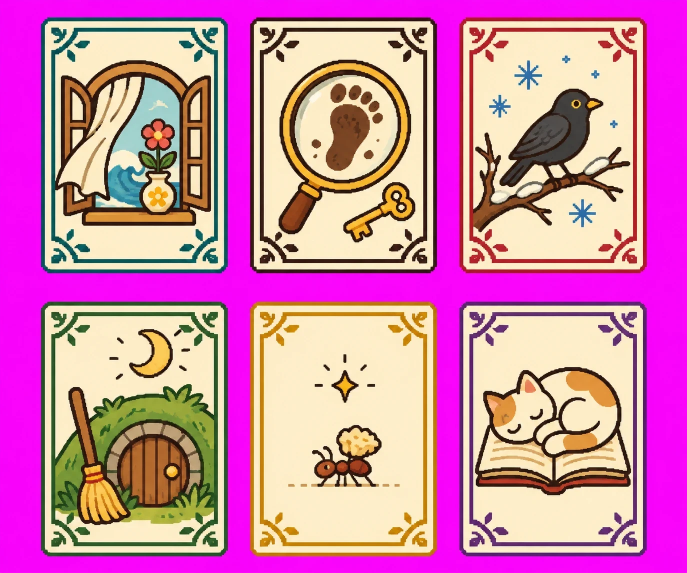
#> input picture books/covers_sheet2.png, 1374 x 1145 px (shown at 1/2 size)
$ python covers_cut.py
#> lines starting #> are read from the running program, lines starting #| are printed output that depends on the picture; after the words box and inside, x2 and y2 are one past the last pixel; in counts of white or black regions, pixels touching at a corner belong together
#!/usr/bin/env python3
"""Cuts Jackie's second sheet of book covers (books/covers_sheet2.png, Nov 27: the five new books and a cat for the Cats book) into
one picture per book, 42 x 60 pixels and 24 colours each, the same as the first twelve. Each cover is found as one of the six
shapes on the magenta sheet, in reading order. Any magenta left at a rounded corner takes the cover's own border colour.
Run: python3 tools/covers_cut.py"""
import os
import numpy as np,scipy.ndimage as nd
from PIL import Image
ROOT=os.path.dirname(os.path.dirname(os.path.abspath(__file__)));B=os.path.join(ROOT,'books')
NAMES=['moderns','detective','poems','odd','small','riddles']
def main():
    a=np.asarray(Image.open(os.path.join(B,'covers_sheet2.png')).convert('RGB')).astype(int);r,g,b=a[...,0],a[...,1],a[...,2]
#> after `r, g, b = (a[..., 0], a[..., 1], a[..., 2])`:
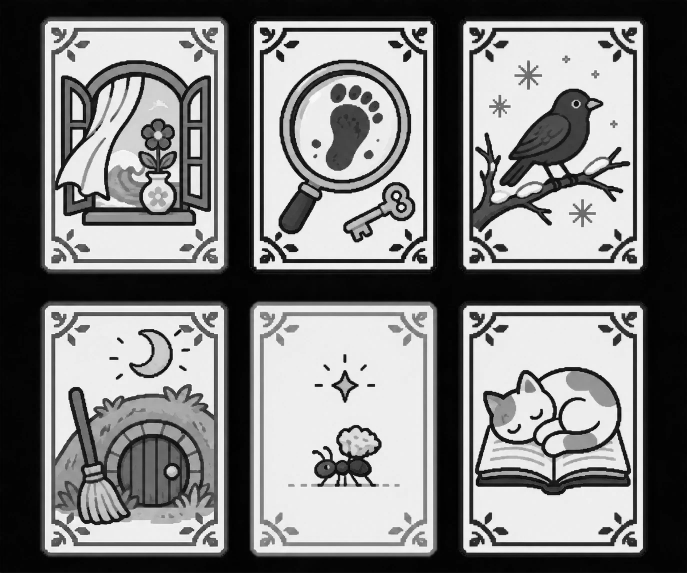
#> g: shape (1145, 1374) int64 (shown at 1/2 size); min 0, max 255, mean 129
#> after `r, g, b = (a[..., 0], a[..., 1], a[..., 2])`:
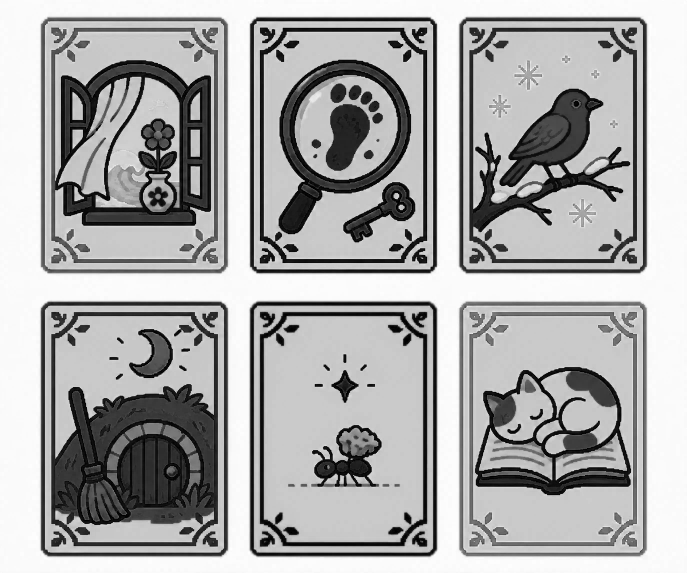
#> b: shape (1145, 1374) int64 (shown at 1/2 size); min 0, max 255, mean 171.1
    bg=(r>190)&(b>190)&(g<110);lab,n=nd.label(nd.binary_closing(~bg,iterations=2));sl=[s for i,s in enumerate(nd.find_objects(lab),1) if (lab[s]==i).sum()>40000]
#> after `bg = (r > 190) & (b > 190) & (g < 110)`:
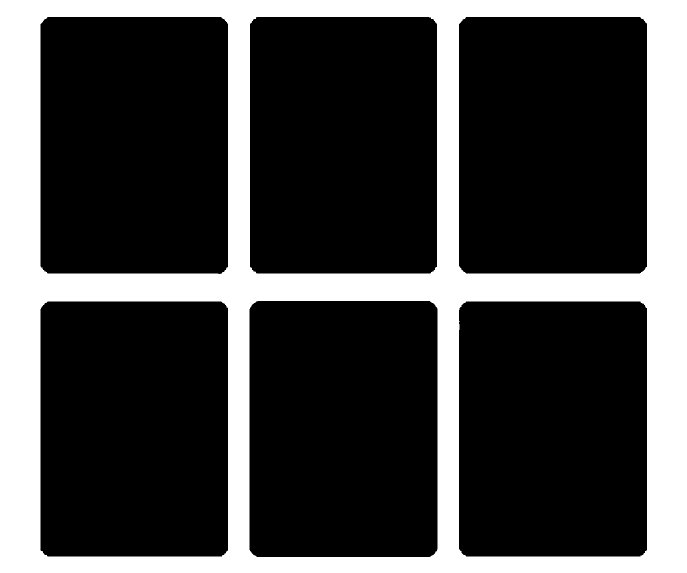
#> bg: shape (1145, 1374) bool (shown at 1/2 size); 26.9% white; 1 white region, box (x1, y1, x2, y2) and area: (0, 0, 1374, 1145) 422803
#> after `lab, n = nd.label(nd.binary_closing(~bg, iterations=2))`:
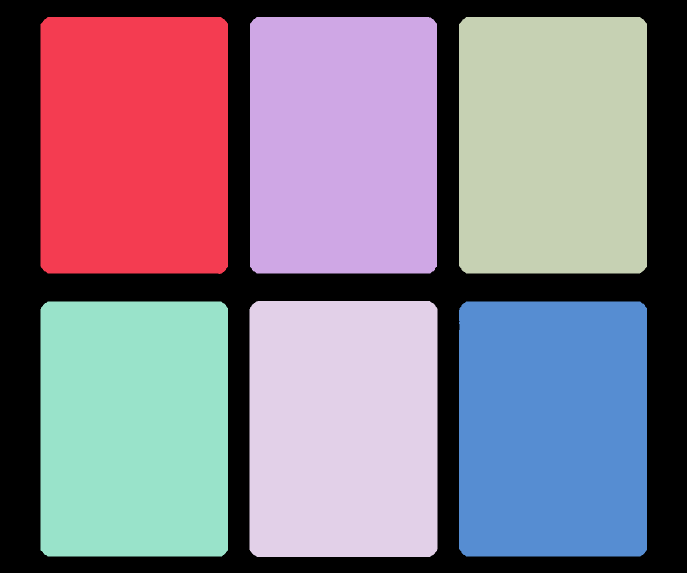
#> lab: shape (1145, 1374) int32 (shown at 1/2 size); 7 distinct labels, from 0 to 6; one colour per label, 0 black
#> after `lab, n = nd.label(nd.binary_closing(~bg, iterations=2))`: n = 6
#> after `sl = [s for i, s in enumerate(nd.find_objects(lab), 1) if (lab[s] == i`: sl = 6 items
    assert len(sl)==6,len(sl);sl.sort(key=lambda s:(round(s[0].start/300),s[1].start))
    for name,s in zip(NAMES,sl):
        if name in ('moderns','detective','odd'):continue # those three books were taken out of the game
        c=a[s].copy();m=bg[s];edge=c[c.shape[0]//2,3] # the border colour, from the middle of the left edge
        c[m]=edge;im=Image.fromarray(c.astype(np.uint8),'RGB').resize((42,60),Image.LANCZOS).quantize(24,method=Image.MEDIANCUT,dither=Image.NONE).convert('RGB')
        im.save(os.path.join(B,name+'.png'),optimize=True);print(name,s[1].stop-s[1].start,s[0].stop-s[0].start)
#> this loop made 6 passes
#> name on passes 1, 2, 4: 'moderns', 'detective', 'odd'
#> (name, edge) on passes 3, 5, 6: ('poems', [172, 21, 44]), ('small', [198, 113, 23]), ('riddles', [90, 35, 108])
#| poems 376 513
#| small 376 512
#| riddles 376 510
#> pass 3, in main, `m = bg[s]`:
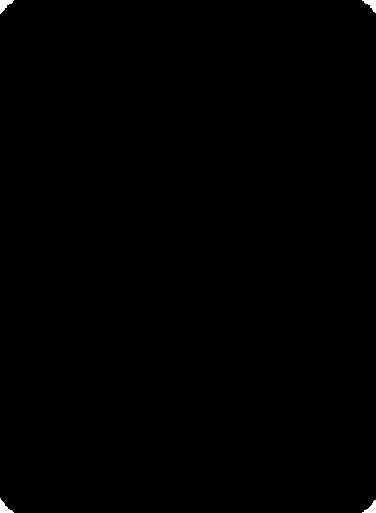
#> m: shape (513, 376) bool; 0.2% white; 4 white regions, box (x1, y1, x2, y2) and area: (0, 0, 14, 14) 102, (0, 498, 14, 513) 98, (362, 0, 376, 13) 90, (362, 500, 376, 513) 90
#> after the loop:
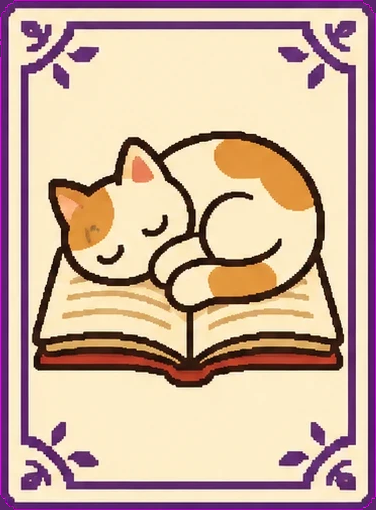
#> c: shape (510, 376, 3) int64; mean R, G, B 205.5, 176.9, 159
#> after the loop:
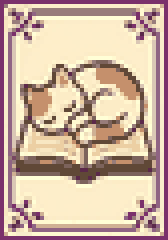
#> im: PIL image 42x60 RGB (shown 4 times larger); mean R, G, B 203.5, 177.8, 159.8
if __name__=='__main__':main()
